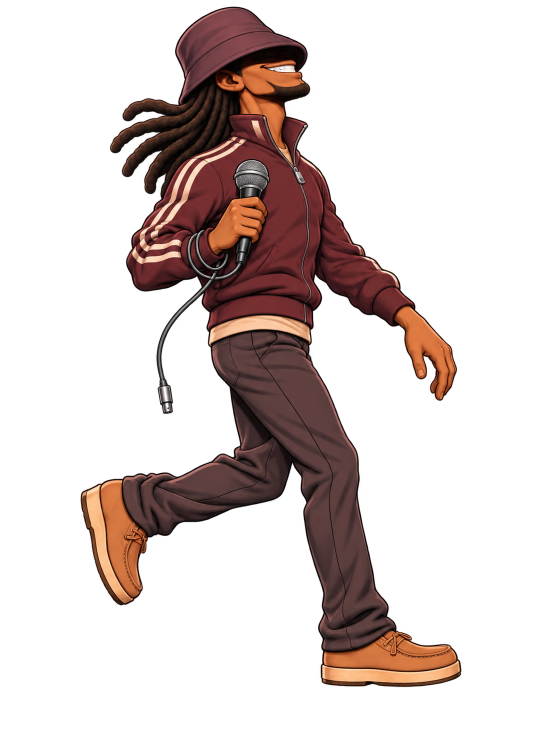
#> input picture artifacts/sound-clash/art-source/feedback/walk-four-keys/candidates/pass-b-redraw-v1.png, 1079 x 1457 px (shown at 1/2 size)
$ python build_candidate_loop.py
#> lines starting #> are read from the running program, lines starting #| are printed output that depends on the picture; after the words box and inside, x2 and y2 are one past the last pixel; in counts of white or black regions, pixels touching at a corner belong together
#!/usr/bin/env python3
"""Salvage, measure and align the PASS B redraw candidate (v1).

The committed file is truncated: it declares 1079x1457 but its IDAT stream is
short, so only the first rows decode. This script:

  * decodes what exists (Pillow with LOAD_TRUNCATED_IMAGES) and crops to the
    last complete row, so nothing invented is ever shown as art;
  * measures the microphone (a rigid prop, so its size is a scale ruler), the
    grip, the cord, the cream sleeve stripes and the art's own bounding box;
  * scales and places the readable part into a 460x620 key panel, aligned by
    the mic to the drawn keys' scale and by the head top and torso centre, then
    marks where the file stops.

It does not invent, splice, warp or redraw anything: rows that are not in the
file stay empty and the panel says so.

Usage:
    python3 build_candidate_loop.py
"""

from __future__ import annotations

import json
from pathlib import Path

import numpy as np
from PIL import Image, ImageDraw, ImageFile
from scipy import ndimage

ImageFile.LOAD_TRUNCATED_IMAGES = True

HERE = Path(__file__).resolve().parent
ROOT = HERE.parent
CAND = HERE / "pass-b-redraw-v1.png"
CHECK = ROOT / "four-key-check.json"
SALVAGED = HERE / "pass-b-redraw-v1-salvaged.png"
ALIGNED = HERE / "pass-b-redraw-v1-aligned.png"
REPORT = HERE / "candidate-v1-measure.json"

PANEL = (460, 620)
FLOOR_Y = 566
PANEL_SCALE = 0.902          # the keys' own uniform scale, sheet -> panel
DRAWN_PASS_B_HEAD_TOP = 111  # panel y of PASS B's hat crown
PANEL_TORSO_X = 230.0


def metrics(rgb: np.ndarray) -> tuple[np.ndarray, np.ndarray]:
    a = rgb.astype(np.float32) / 255.0
    v = a.max(2)
    s = np.where(v > 0, (v - a.min(2)) / np.maximum(v, 1e-6), 0.0)
    return v, s


def blobs(mask: np.ndarray, min_area: int = 1) -> list[dict]:
    lab, n = ndimage.label(mask, structure=np.ones((3, 3)))
    out = []
    for i in range(1, n + 1):
        ys, xs = np.where(lab == i)
        if xs.size < min_area:
            continue
        out.append({"area": int(xs.size),
                    "box": [int(xs.min()), int(ys.min()), int(xs.max()), int(ys.max())],
                    "cx": round(float(xs.mean()), 1), "cy": round(float(ys.mean()), 1)})
    return out


def decoded_rows(path: Path) -> tuple[int, int, int]:
    """(complete rows, declared height, declared width)."""
    raw = path.read_bytes()
    w = int.from_bytes(raw[16:20], "big")
    h = int.from_bytes(raw[20:24], "big")
    pos, idat = 8, b""
    while pos + 8 <= len(raw):
        ln = int.from_bytes(raw[pos:pos + 4], "big")
        typ = raw[pos + 4:pos + 8]
        body = raw[pos + 8:pos + 8 + ln]
        if typ == b"IDAT":
            idat += body
        if typ == b"IEND":
            break
        pos += 12 + ln
    import zlib
    d, out = zlib.decompressobj(), b""
    rowbytes = 1 + w * 4
    for i in range(0, len(idat), 4096):
        try:
            out += d.decompress(idat[i:i + 4096])
        except zlib.error:
            break
    return len(out) // rowbytes, h, w


def main() -> int:
    rows, declared_h, declared_w = decoded_rows(CAND)
    print(f"file declares {declared_w}x{declared_h}; {rows} rows decode "
          f"({rows / declared_h:.1%})")

    img = Image.open(CAND)
#> img is the input picture: PIL image 1079x1457 RGBA; mean R, G, B, A 27.6, 16, 13.5, 64.6
    img.load()
    readable = img.crop((0, 0, declared_w, rows)).convert("RGBA")
    readable.save(SALVAGED)
    print(f"wrote {SALVAGED.name}  {readable.width}x{readable.height}")
#| wrote pass-b-redraw-v1-salvaged.png  1079x1457

    rgb = np.asarray(readable.convert("RGB"))
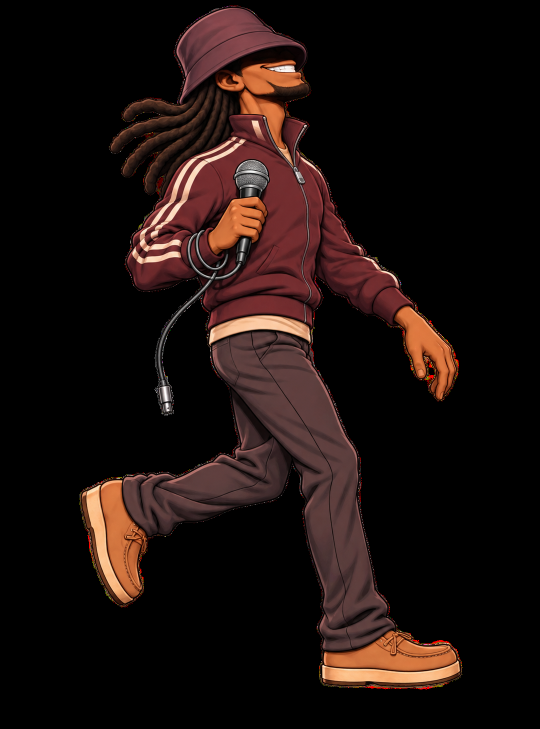
#> rgb: shape (1457, 1079, 3) (shown at 1/2 size); mean R, G, B 27.6, 16, 13.5
    alpha = np.asarray(readable)[:, :, 3]
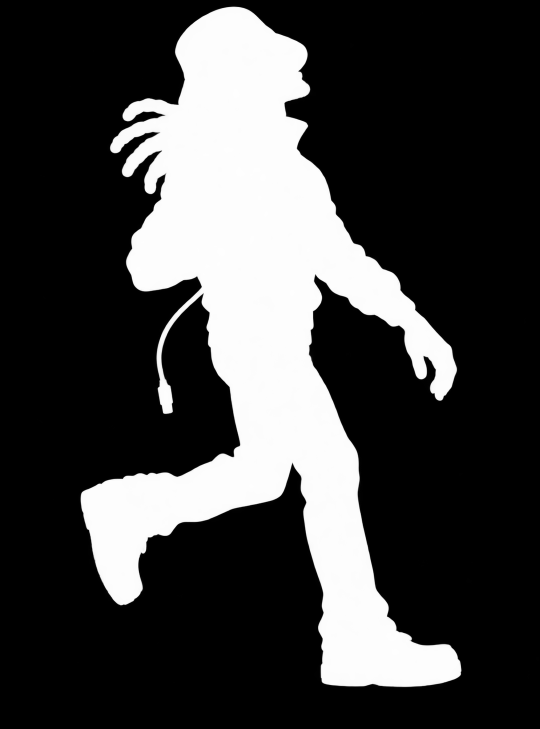
#> alpha: shape (1457, 1079) (shown at 1/2 size); min 0, max 255, mean 64.6
    v, s = metrics(rgb)
#> in metrics, `v = a.max(2)`:
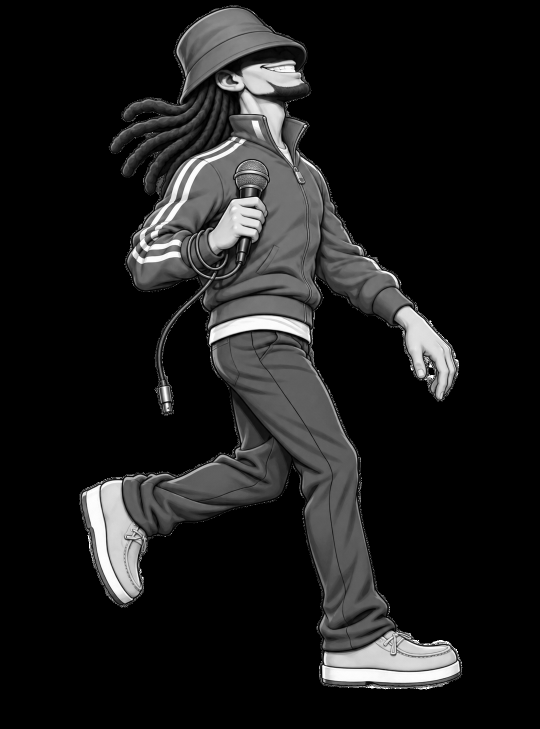
#> v: shape (1457, 1079) float32 (shown at 1/2 size); min 0, max 1, mean 0.108
#> in metrics, `s = np.where(v > 0, (v - a.min(2)) / np.maximum(v, 1e-6), 0.0)`:
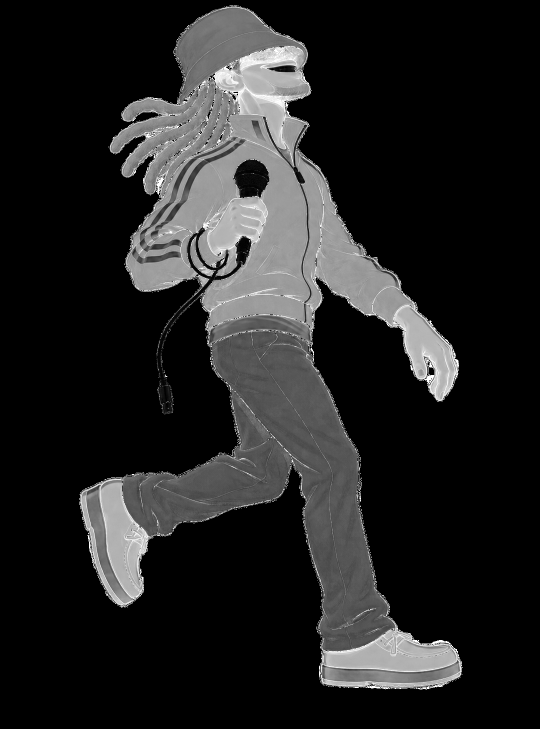
#> s: shape (1457, 1079) float32 (shown at 1/2 size); min 0, max 1, mean 0.136
    content = alpha > 8
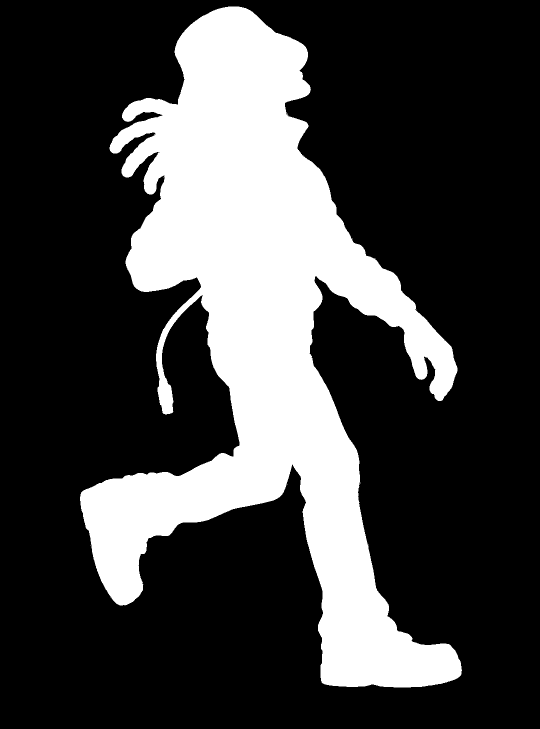
#> content: shape (1457, 1079) bool (shown at 1/2 size); 26% white; 9 white regions (8 under 20 px), largest, box (x1, y1, x2, y2) and area: (160, 13, 924, 1375) 408338

    ys, xs = np.where(content)
    art_box = [int(xs.min()), int(ys.min()), int(xs.max()), int(ys.max())]
#> art_box = [160, 13, 923, 1374]

    metal = content & (s < 0.22) & (v > 0.22) & (v < 0.80)
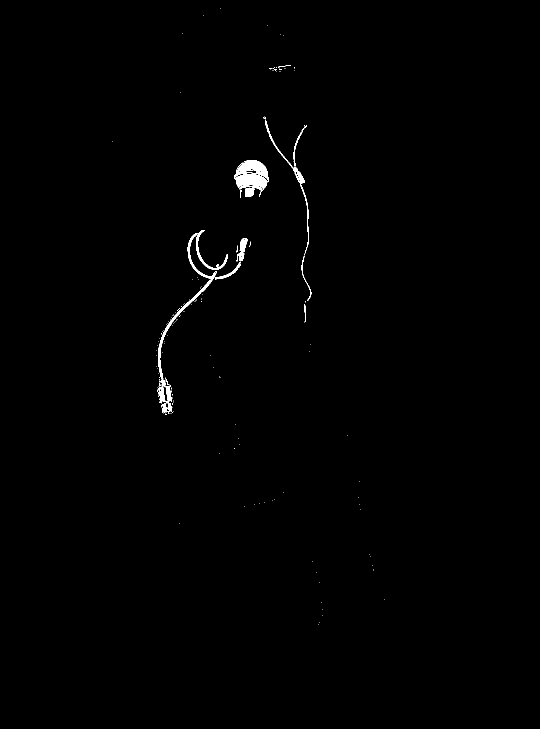
#> metal: shape (1457, 1079) bool (shown at 1/2 size); 0.55% white; 157 white regions (136 under 20 px), largest, box (x1, y1, x2, y2) and area: (316, 560, 425, 807) 1769, (471, 348, 535, 383) 1437, (468, 320, 538, 363) 1299
    metal = ndimage.binary_opening(metal, np.ones((3, 3)))
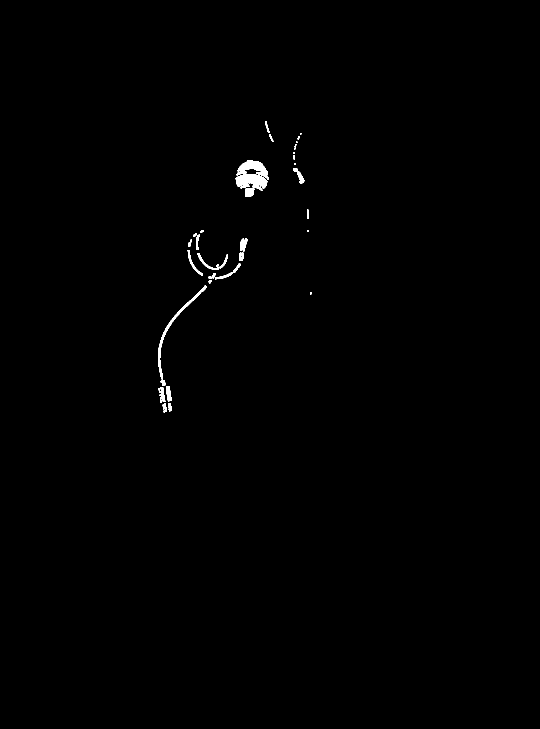
#> metal: shape (1457, 1079) bool (shown at 1/2 size); 0.44% white; 40 white regions (11 under 20 px), largest, box (x1, y1, x2, y2) and area: (471, 348, 535, 382) 1388, (473, 320, 538, 360) 1147, (316, 571, 414, 759) 1075
    mic_blobs = sorted(blobs(metal, 150), key=lambda b: -b["area"])
#> in blobs, `lab, n = ndimage.label(mask, structure=np.ones((3, 3)))`: lab: shape (1457, 1079) int32; 41 distinct labels, from 0 to 40
#> in blobs, `lab, n = ndimage.label(mask, structure=np.ones((3, 3)))`: n = 40
#> the loop in blobs, `for i in range(1, n + 1):` made 40 passes
#> (ys, xs) on passes 2, 5, 6, 7, 8: ([266, 266, 266, 267, 267, 267, 268, 268, 268], [600, 601, 602, 600, 601, 602, 600, 601, 602]), ([283, 283, 283, 284, 284, 284, 285, 285, 285], [592, 593, 594, 592, 593, 594, 592, 593, 594]), ([288, 288, 288, 289, 289, 289, 290, 290, 290], [590, 591, 592, 590, 591, 592, 590, 591, 592]), ([292, 292, 292, 293, 293, 293, 294, 294, 294], [589, 590, 591, 589, 590, 591, 589, 590, 591]), ([296, 296, 296, 297, 297, 297, 298, 298, 298], [588, 589, 590, 588, 589, 590, 588, 589, 590])
#> after the loop in blobs, `for i in range(1, n + 1):`: out = 11 items
#> mic_blobs = 11 items
    mic = mic_blobs[0] if mic_blobs else None
#> mic = {'area': 1388, 'box': [471, 348, 534, 381], 'cx': 502.5, 'cy': 362.1}

#> (the run stopped early here; a loop or call above may not have finished)
